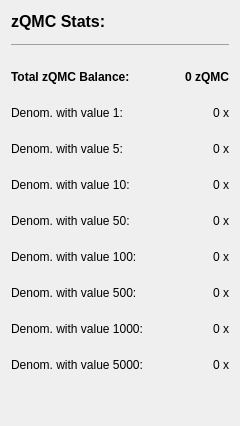
            <widget class="QWidget" name="wid3" native="true">
             <layout class="QVBoxLayout" name="verticalLayout_7">
              <item>
               <layout class="QHBoxLayout" name="horizontalLayout_21">
                <item>
                 <widget class="QLabel" name="labelzQMCStats">
                  <property name="font">
                   <font>
                    <pointsize>12</pointsize>
                    <weight>75</weight>
                    <bold>true</bold>
                   </font>
                  </property>
                  <property name="toolTip">
                   <string>Information about the available zQMC funds.</string>
                  </property>
                  <property name="text">
                   <string>zQMC Stats:</string>
                  </property>
                  <property name="alignment">
                   <set>Qt::AlignLeading|Qt::AlignLeft|Qt::AlignVCenter</set>
                  </property>
                 </widget>
                </item>
                <item>
                 <spacer name="horizontalSpacer_16">
                  <property name="orientation">
                   <enum>Qt::Horizontal</enum>
                  </property>
                  <property name="sizeHint" stdset="0">
                   <size>
                    <width>40</width>
                    <height>20</height>
                   </size>
                  </property>
                 </spacer>
                </item>
               </layout>
              </item>
              <item>
               <widget class="QLabel" name="label_2">
                <property name="text">
                 <string>&lt;hr&gt;</string>
                </property>
               </widget>
              </item>
              <item>
               <spacer name="verticalSpacer">
                <property name="orientation">
                 <enum>Qt::Vertical</enum>
                </property>
                <property name="sizeType">
                 <enum>QSizePolicy::Fixed</enum>
                </property>
                <property name="sizeHint" stdset="0">
                 <size>
                  <width>20</width>
                  <height>10</height>
                 </size>
                </property>
               </spacer>
              </item>
              <item>
               <layout class="QHBoxLayout" name="horizontalLayout_12">
                <item>
                 <widget class="QLabel" name="labelzAvailableText">
                  <property name="font">
                   <font>
                    <weight>75</weight>
                    <bold>true</bold>
                   </font>
                  </property>
                  <property name="toolTip">
                   <string>Total Balance including unconfirmed and immature zQMC</string>
                  </property>
                  <property name="text">
                   <string>Total zQMC Balance:</string>
                  </property>
                  <property name="alignment">
                   <set>Qt::AlignLeading|Qt::AlignLeft|Qt::AlignVCenter</set>
                  </property>
                 </widget>
                </item>
                <item>
                 <spacer name="horizontalSpacer_7">
                  <property name="orientation">
                   <enum>Qt::Horizontal</enum>
                  </property>
                  <property name="sizeHint" stdset="0">
                   <size>
                    <width>40</width>
                    <height>20</height>
                   </size>
                  </property>
                 </spacer>
                </item>
                <item>
                 <widget class="QLabel" name="labelzAvailableAmount">
                  <property name="minimumSize">
                   <size>
                    <width>40</width>
                    <height>0</height>
                   </size>
                  </property>
                  <property name="font">
                   <font>
                    <weight>75</weight>
                    <bold>true</bold>
                   </font>
                  </property>
                  <property name="toolTip">
                   <string>Total Balance including unconfirmed and immature zQMC</string>
                  </property>
                  <property name="text">
                   <string>0 zQMC</string>
                  </property>
                  <property name="alignment">
                   <set>Qt::AlignRight|Qt::AlignTrailing|Qt::AlignVCenter</set>
                  </property>
                 </widget>
                </item>
               </layout>
              </item>
              <item>
               <spacer name="verticalSpacer_9">
                <property name="orientation">
                 <enum>Qt::Vertical</enum>
                </property>
                <property name="sizeType">
                 <enum>QSizePolicy::Fixed</enum>
                </property>
                <property name="sizeHint" stdset="0">
                 <size>
                  <width>20</width>
                  <height>10</height>
                 </size>
                </property>
               </spacer>
              </item>
              <item>
               <layout class="QHBoxLayout" name="horizontalLayout_13">
                <item>
                 <widget class="QLabel" name="labelzDenom1Text">
                  <property name="toolTip">
                   <string>Denominations with value 1:</string>
                  </property>
                  <property name="text">
                   <string>Denom. with value 1:</string>
                  </property>
                  <property name="alignment">
                   <set>Qt::AlignLeading|Qt::AlignLeft|Qt::AlignVCenter</set>
                  </property>
                 </widget>
                </item>
                <item>
                 <spacer name="horizontalSpacer_8">
                  <property name="orientation">
                   <enum>Qt::Horizontal</enum>
                  </property>
                  <property name="sizeHint" stdset="0">
                   <size>
                    <width>40</width>
                    <height>20</height>
                   </size>
                  </property>
                 </spacer>
                </item>
                <item>
                 <widget class="QLabel" name="labelzDenom1Amount">
                  <property name="minimumSize">
                   <size>
                    <width>40</width>
                    <height>0</height>
                   </size>
                  </property>
                  <property name="toolTip">
                   <string>Unconfirmed: less than 20 confirmations
Immature: confirmed, but less than 1 mints of the same denomination after it was minted</string>
                  </property>
                  <property name="text">
                   <string>0 x</string>
                  </property>
                  <property name="textFormat">
                   <enum>Qt::RichText</enum>
                  </property>
                  <property name="alignment">
                   <set>Qt::AlignRight|Qt::AlignTrailing|Qt::AlignVCenter</set>
                  </property>
                 </widget>
                </item>
               </layout>
              </item>
              <item>
               <spacer name="verticalSpacer_10">
                <property name="orientation">
                 <enum>Qt::Vertical</enum>
                </property>
                <property name="sizeType">
                 <enum>QSizePolicy::Fixed</enum>
                </property>
                <property name="sizeHint" stdset="0">
                 <size>
                  <width>20</width>
                  <height>10</height>
                 </size>
                </property>
               </spacer>
              </item>
              <item>
               <layout class="QHBoxLayout" name="horizontalLayout_14">
                <item>
                 <widget class="QLabel" name="labelzDenom2Text">
                  <property name="toolTip">
                   <string>Denominations with value 5:</string>
                  </property>
                  <property name="text">
                   <string>Denom. with value 5:</string>
                  </property>
                  <property name="alignment">
                   <set>Qt::AlignLeading|Qt::AlignLeft|Qt::AlignVCenter</set>
                  </property>
                 </widget>
                </item>
                <item>
                 <spacer name="horizontalSpacer_9">
                  <property name="orientation">
                   <enum>Qt::Horizontal</enum>
                  </property>
                  <property name="sizeHint" stdset="0">
                   <size>
                    <width>40</width>
                    <height>20</height>
                   </size>
                  </property>
                 </spacer>
                </item>
                <item>
                 <widget class="QLabel" name="labelzDenom2Amount">
                  <property name="minimumSize">
                   <size>
                    <width>40</width>
                    <height>0</height>
                   </size>
                  </property>
                  <property name="toolTip">
                   <string>Unconfirmed: less than 20 confirmations
Immature: confirmed, but less than 1 mints of the same denomination after it was minted</string>
                  </property>
                  <property name="text">
                   <string>0 x</string>
                  </property>
                  <property name="textFormat">
                   <enum>Qt::RichText</enum>
                  </property>
                  <property name="alignment">
                   <set>Qt::AlignRight|Qt::AlignTrailing|Qt::AlignVCenter</set>
                  </property>
                 </widget>
                </item>
               </layout>
              </item>
              <item>
               <spacer name="verticalSpacer_11">
                <property name="orientation">
                 <enum>Qt::Vertical</enum>
                </property>
                <property name="sizeType">
                 <enum>QSizePolicy::Fixed</enum>
                </property>
                <property name="sizeHint" stdset="0">
                 <size>
                  <width>20</width>
                  <height>10</height>
                 </size>
                </property>
               </spacer>
              </item>
              <item>
               <layout class="QHBoxLayout" name="horizontalLayout_15">
                <item>
                 <widget class="QLabel" name="labelzDenom3Text">
                  <property name="toolTip">
                   <string>Denominations with value 10:</string>
                  </property>
                  <property name="text">
                   <string>Denom. with value 10:</string>
                  </property>
                  <property name="alignment">
                   <set>Qt::AlignLeading|Qt::AlignLeft|Qt::AlignVCenter</set>
                  </property>
                 </widget>
                </item>
                <item>
                 <spacer name="horizontalSpacer_10">
                  <property name="orientation">
                   <enum>Qt::Horizontal</enum>
                  </property>
                  <property name="sizeHint" stdset="0">
                   <size>
                    <width>40</width>
                    <height>20</height>
                   </size>
                  </property>
                 </spacer>
                </item>
                <item>
                 <widget class="QLabel" name="labelzDenom3Amount">
                  <property name="minimumSize">
                   <size>
                    <width>40</width>
                    <height>0</height>
                   </size>
                  </property>
                  <property name="toolTip">
                   <string>Unconfirmed: less than 20 confirmations
Immature: confirmed, but less than 1 mints of the same denomination after it was minted</string>
                  </property>
                  <property name="text">
                   <string>0 x</string>
                  </property>
                  <property name="textFormat">
                   <enum>Qt::RichText</enum>
                  </property>
                  <property name="alignment">
                   <set>Qt::AlignRight|Qt::AlignTrailing|Qt::AlignVCenter</set>
                  </property>
                 </widget>
                </item>
               </layout>
              </item>
              <item>
               <spacer name="verticalSpacer_12">
                <property name="orientation">
                 <enum>Qt::Vertical</enum>
                </property>
                <property name="sizeType">
                 <enum>QSizePolicy::Fixed</enum>
                </property>
                <property name="sizeHint" stdset="0">
                 <size>
                  <width>20</width>
                  <height>10</height>
                 </size>
                </property>
               </spacer>
              </item>
              <item>
               <layout class="QHBoxLayout" name="horizontalLayout_16">
                <item>
                 <widget class="QLabel" name="labelzDenom4Text">
                  <property name="toolTip">
                   <string>Denominations with value 50:</string>
                  </property>
                  <property name="text">
                   <string>Denom. with value 50:</string>
                  </property>
                  <property name="alignment">
                   <set>Qt::AlignLeading|Qt::AlignLeft|Qt::AlignVCenter</set>
                  </property>
                 </widget>
                </item>
                <item>
                 <spacer name="horizontalSpacer_11">
                  <property name="orientation">
                   <enum>Qt::Horizontal</enum>
                  </property>
                  <property name="sizeHint" stdset="0">
                   <size>
                    <width>40</width>
                    <height>20</height>
                   </size>
                  </property>
                 </spacer>
                </item>
                <item>
                 <widget class="QLabel" name="labelzDenom4Amount">
                  <property name="minimumSize">
                   <size>
                    <width>40</width>
                    <height>0</height>
                   </size>
                  </property>
                  <property name="toolTip">
                   <string>Unconfirmed: less than 20 confirmations
Immature: confirmed, but less than 1 mints of the same denomination after it was minted</string>
                  </property>
                  <property name="text">
                   <string>0 x</string>
                  </property>
                  <property name="textFormat">
                   <enum>Qt::RichText</enum>
                  </property>
                  <property name="alignment">
                   <set>Qt::AlignRight|Qt::AlignTrailing|Qt::AlignVCenter</set>
                  </property>
                 </widget>
                </item>
               </layout>
              </item>
              <item>
               <spacer name="verticalSpacer_13">
                <property name="orientation">
                 <enum>Qt::Vertical</enum>
                </property>
                <property name="sizeType">
                 <enum>QSizePolicy::Fixed</enum>
                </property>
                <property name="sizeHint" stdset="0">
                 <size>
                  <width>20</width>
                  <height>10</height>
                 </size>
                </property>
               </spacer>
              </item>
              <item>
               <layout class="QHBoxLayout" name="horizontalLayout_17">
                <item>
                 <widget class="QLabel" name="labelzDenom5Text">
                  <property name="toolTip">
                   <string>Denominations with value 100:</string>
                  </property>
                  <property name="text">
                   <string>Denom. with value 100:</string>
                  </property>
                  <property name="alignment">
                   <set>Qt::AlignLeading|Qt::AlignLeft|Qt::AlignVCenter</set>
                  </property>
                 </widget>
                </item>
                <item>
                 <spacer name="horizontalSpacer_12">
                  <property name="orientation">
                   <enum>Qt::Horizontal</enum>
                  </property>
                  <property name="sizeHint" stdset="0">
                   <size>
                    <width>40</width>
                    <height>20</height>
                   </size>
                  </property>
                 </spacer>
                </item>
                <item>
                 <widget class="QLabel" name="labelzDenom5Amount">
                  <property name="minimumSize">
                   <size>
                    <width>40</width>
                    <height>0</height>
                   </size>
                  </property>
                  <property name="toolTip">
                   <string>Unconfirmed: less than 20 confirmations
Immature: confirmed, but less than 1 mints of the same denomination after it was minted</string>
                  </property>
                  <property name="text">
                   <string>0 x</string>
                  </property>
                  <property name="textFormat">
                   <enum>Qt::RichText</enum>
                  </property>
                  <property name="alignment">
                   <set>Qt::AlignRight|Qt::AlignTrailing|Qt::AlignVCenter</set>
                  </property>
                 </widget>
                </item>
               </layout>
              </item>
              <item>
               <spacer name="verticalSpacer_14">
                <property name="orientation">
                 <enum>Qt::Vertical</enum>
                </property>
                <property name="sizeType">
                 <enum>QSizePolicy::Fixed</enum>
                </property>
                <property name="sizeHint" stdset="0">
                 <size>
                  <width>20</width>
                  <height>10</height>
                 </size>
                </property>
               </spacer>
              </item>
              <item>
               <layout class="QHBoxLayout" name="horizontalLayout_18">
                <item>
                 <widget class="QLabel" name="labelzDenom6Text">
                  <property name="toolTip">
                   <string>Denominations with value 500:</string>
                  </property>
                  <property name="text">
                   <string>Denom. with value 500:</string>
                  </property>
                  <property name="alignment">
                   <set>Qt::AlignLeading|Qt::AlignLeft|Qt::AlignVCenter</set>
                  </property>
                 </widget>
                </item>
                <item>
                 <spacer name="horizontalSpacer_13">
                  <property name="orientation">
                   <enum>Qt::Horizontal</enum>
                  </property>
                  <property name="sizeHint" stdset="0">
                   <size>
                    <width>40</width>
                    <height>20</height>
                   </size>
                  </property>
                 </spacer>
                </item>
                <item>
                 <widget class="QLabel" name="labelzDenom6Amount">
                  <property name="minimumSize">
                   <size>
                    <width>40</width>
                    <height>0</height>
                   </size>
                  </property>
                  <property name="toolTip">
                   <string>Unconfirmed: less than 20 confirmations
Immature: confirmed, but less than 1 mints of the same denomination after it was minted</string>
                  </property>
                  <property name="text">
                   <string>0 x</string>
                  </property>
                  <property name="textFormat">
                   <enum>Qt::RichText</enum>
                  </property>
                  <property name="alignment">
                   <set>Qt::AlignRight|Qt::AlignTrailing|Qt::AlignVCenter</set>
                  </property>
                 </widget>
                </item>
               </layout>
              </item>
              <item>
               <spacer name="verticalSpacer_15">
                <property name="orientation">
                 <enum>Qt::Vertical</enum>
                </property>
                <property name="sizeType">
                 <enum>QSizePolicy::Fixed</enum>
                </property>
                <property name="sizeHint" stdset="0">
                 <size>
                  <width>20</width>
                  <height>10</height>
                 </size>
                </property>
               </spacer>
              </item>
              <item>
               <layout class="QHBoxLayout" name="horizontalLayout_19">
                <item>
                 <widget class="QLabel" name="labelzDenom7Text">
                  <property name="toolTip">
                   <string>Denominations with value 1000:</string>
                  </property>
                  <property name="text">
                   <string>Denom. with value 1000:</string>
                  </property>
                  <property name="alignment">
                   <set>Qt::AlignLeading|Qt::AlignLeft|Qt::AlignVCenter</set>
                  </property>
                 </widget>
                </item>
                <item>
                 <spacer name="horizontalSpacer_14">
                  <property name="orientation">
                   <enum>Qt::Horizontal</enum>
                  </property>
                  <property name="sizeHint" stdset="0">
                   <size>
                    <width>40</width>
                    <height>20</height>
                   </size>
                  </property>
                 </spacer>
                </item>
                <item>
                 <widget class="QLabel" name="labelzDenom7Amount">
                  <property name="minimumSize">
                   <size>
                    <width>40</width>
                    <height>0</height>
                   </size>
                  </property>
                  <property name="toolTip">
                   <string>Unconfirmed: less than 20 confirmations
Immature: confirmed, but less than 1 mints of the same denomination after it was minted</string>
                  </property>
                  <property name="text">
                   <string>0 x</string>
                  </property>
                  <property name="textFormat">
                   <enum>Qt::RichText</enum>
                  </property>
                  <property name="alignment">
                   <set>Qt::AlignRight|Qt::AlignTrailing|Qt::AlignVCenter</set>
                  </property>
                 </widget>
                </item>
               </layout>
              </item>
              <item>
               <spacer name="verticalSpacer_16">
                <property name="orientation">
                 <enum>Qt::Vertical</enum>
                </property>
                <property name="sizeType">
                 <enum>QSizePolicy::Fixed</enum>
                </property>
                <property name="sizeHint" stdset="0">
                 <size>
                  <width>20</width>
                  <height>10</height>
                 </size>
                </property>
               </spacer>
              </item>
              <item>
               <layout class="QHBoxLayout" name="horizontalLayout_20">
                <item>
                 <widget class="QLabel" name="labelzDenom8Text">
                  <property name="toolTip">
                   <string>Denominations with value 5000:</string>
                  </property>
                  <property name="text">
                   <string>Denom. with value 5000:</string>
                  </property>
                  <property name="alignment">
                   <set>Qt::AlignLeading|Qt::AlignLeft|Qt::AlignVCenter</set>
                  </property>
                 </widget>
                </item>
                <item>
                 <spacer name="horizontalSpacer_15">
                  <property name="orientation">
                   <enum>Qt::Horizontal</enum>
                  </property>
                  <property name="sizeHint" stdset="0">
                   <size>
                    <width>40</width>
                    <height>20</height>
                   </size>
                  </property>
                 </spacer>
                </item>
                <item>
                 <widget class="QLabel" name="labelzDenom8Amount">
                  <property name="minimumSize">
                   <size>
                    <width>40</width>
                    <height>0</height>
                   </size>
                  </property>
                  <property name="toolTip">
                   <string>Unconfirmed: less than 20 confirmations
Immature: confirmed, but less than 1 mints of the same denomination after it was minted</string>
                  </property>
                  <property name="text">
                   <string>0 x</string>
                  </property>
                  <property name="textFormat">
                   <enum>Qt::RichText</enum>
                  </property>
                  <property name="alignment">
                   <set>Qt::AlignRight|Qt::AlignTrailing|Qt::AlignVCenter</set>
                  </property>
                 </widget>
                </item>
               </layout>
              </item>
              <item>
               <spacer name="verticalSpacer_2">
                <property name="orientation">
                 <enum>Qt::Vertical</enum>
                </property>
                <property name="sizeHint" stdset="0">
                 <size>
                  <width>20</width>
                  <height>40</height>
                 </size>
                </property>
               </spacer>
              </item>
             </layout>
            </widget>
